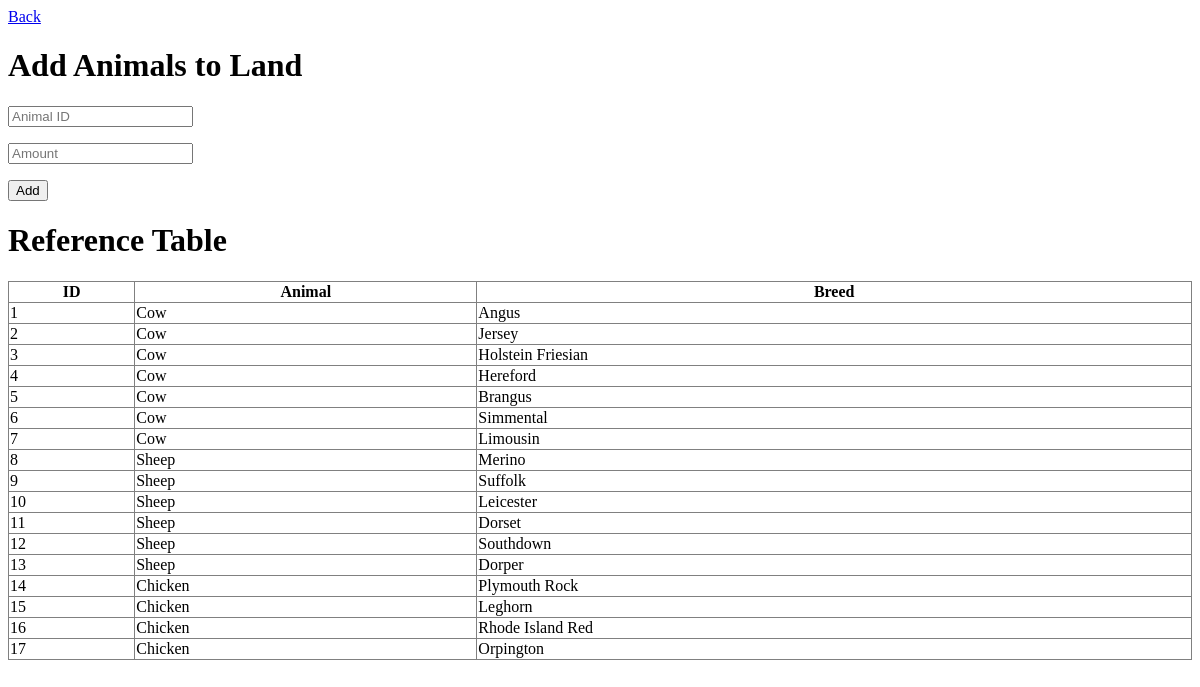
Screenshot of /thefarm/TheFarmBack/land_grass_add.php (signed in) with the database file from the repository.
### tables this page shows
CREATE TABLE IF NOT EXISTS `t_livestock` (
  `livestockID` int(11) NOT NULL AUTO_INCREMENT,
  `livestockAnimal` varchar(50) NOT NULL,
  `livestockBreed` varchar(50) NOT NULL,
  `livestockDateAcquired` date NOT NULL,
  PRIMARY KEY (`livestockID`)
);

### thefarm/TheFarmBack/land_grass_add.php (the view, shortened to what this page needs)
<?php
    include('func_dbcon.php');
?>
<!DOCTYPE html>
<html>
<head>
    <link rel="stylesheet" href="adminstylesheet.css" />
</head>
<body>
    <a href="land_view.php">Back</a>
    <h1>Add Animals to Land</h1>
    <form name="form" method="post" action="">
        <p><input type="text" name="animalID" placeholder="Animal ID" required /></p>
        <p><input type="text" name="amount" placeholder="Amount" required /></p>
        <p><input name="submit" type="submit" value="Add" /></p>
    </form>
    <h1>Reference Table</h1>
    <table width="100%" border="1" style="border-collapse:collapse;">
            <thead>
                <tr>
                    <th><strong>ID</strong></th>
                    <th><strong>Animal</strong></th>
                    <th><strong>Breed</strong></th>
                </tr>
            </thead>
            <tbody>
                <?php
                    $ref = "SELECT livestockID, livestockAnimal, livestockBreed, livestockDateAcquired FROM t_livestock";
                    $result = mysqli_query($con, $ref) or die ( mysqli_error());
                    while($row = $result->fetch_assoc())
                    {
                 ?>
                    <tr>
                        <td><?php echo $row["livestockID"]; ?></td>
                        <td><?php echo $row["livestockAnimal"]; ?></td>
                        <td><?php echo $row["livestockBreed"]; ?></td>
                    </tr>
                <?php
                    }
                ?>
</body>
</html>

### rows the page displays
t_livestock: livestockID "1", livestockAnimal "Cow", livestockBreed "Angus"
t_livestock: livestockID "2", livestockAnimal "Cow", livestockBreed "Jersey"
t_livestock: livestockID "3", livestockAnimal "Cow", livestockBreed "Holstein Friesian"
t_livestock: livestockID "4", livestockAnimal "Cow", livestockBreed "Hereford"
t_livestock: livestockID "5", livestockAnimal "Cow", livestockBreed "Brangus"
t_livestock: livestockID "6", livestockAnimal "Cow", livestockBreed "Simmental"
t_livestock: livestockID "7", livestockAnimal "Cow", livestockBreed "Limousin"
t_livestock: livestockID "8", livestockAnimal "Sheep", livestockBreed "Merino"
t_livestock: livestockID "9", livestockAnimal "Sheep", livestockBreed "Suffolk"
t_livestock: livestockID "10", livestockAnimal "Sheep", livestockBreed "Leicester"
t_livestock: livestockID "11", livestockAnimal "Sheep", livestockBreed "Dorset"
t_livestock: livestockID "12", livestockAnimal "Sheep", livestockBreed "Southdown"
t_livestock: livestockID "13", livestockAnimal "Sheep", livestockBreed "Dorper"
t_livestock: livestockID "14", livestockAnimal "Chicken", livestockBreed "Plymouth Rock"
t_livestock: livestockID "15", livestockAnimal "Chicken", livestockBreed "Leghorn"
t_livestock: livestockID "16", livestockAnimal "Chicken", livestockBreed "Rhode Island Red"
t_livestock: livestockID "17", livestockAnimal "Chicken", livestockBreed "Orpington"
